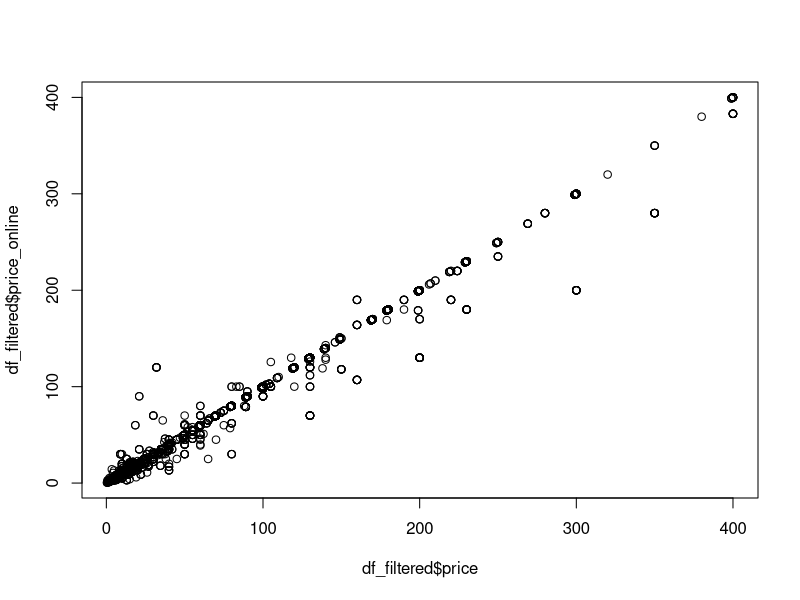
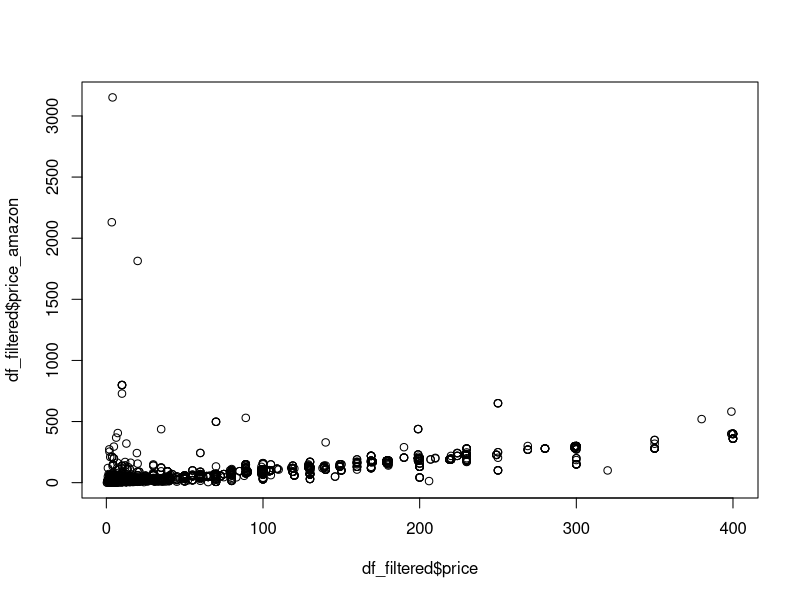
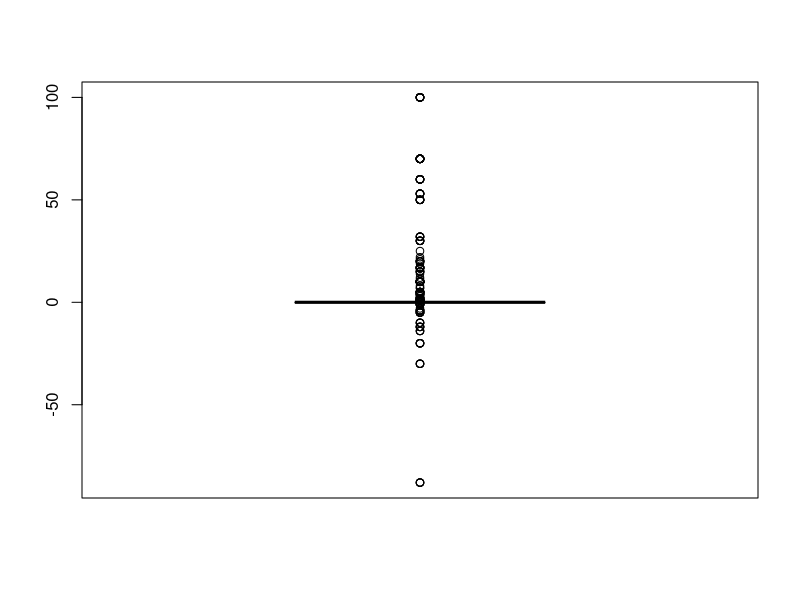
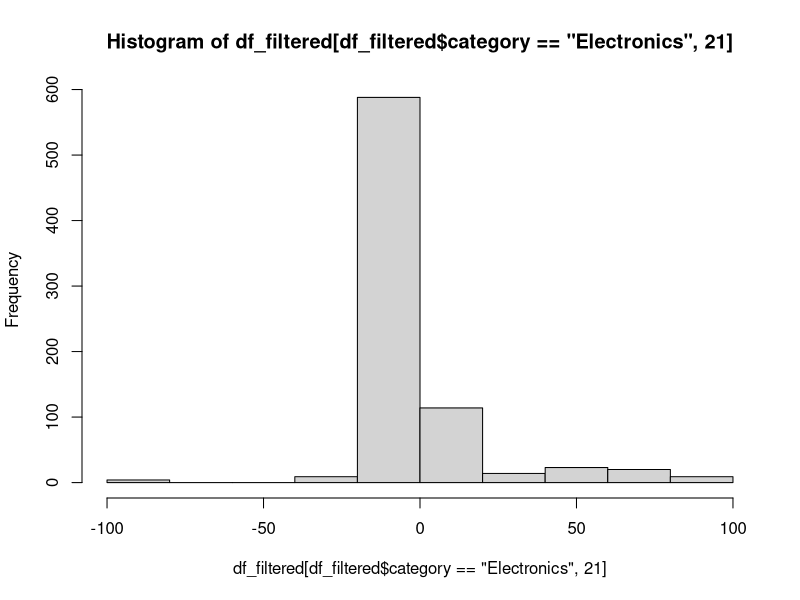
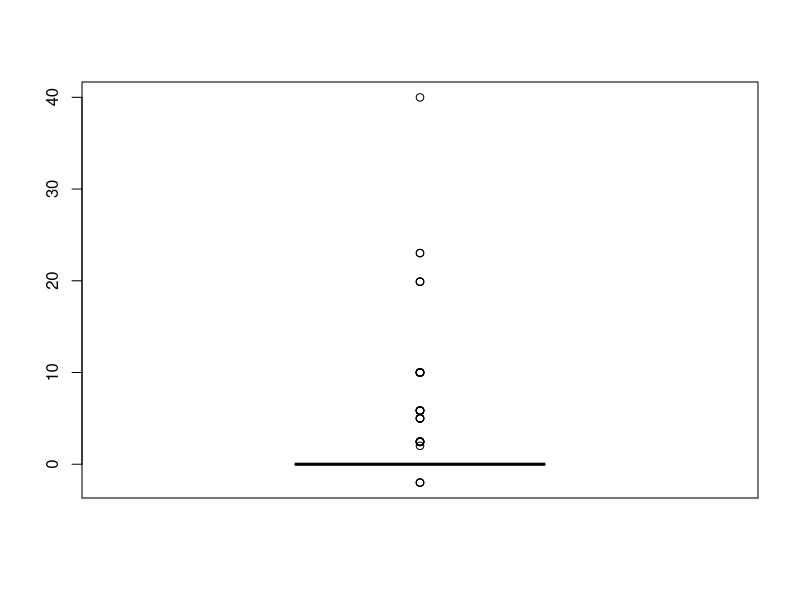
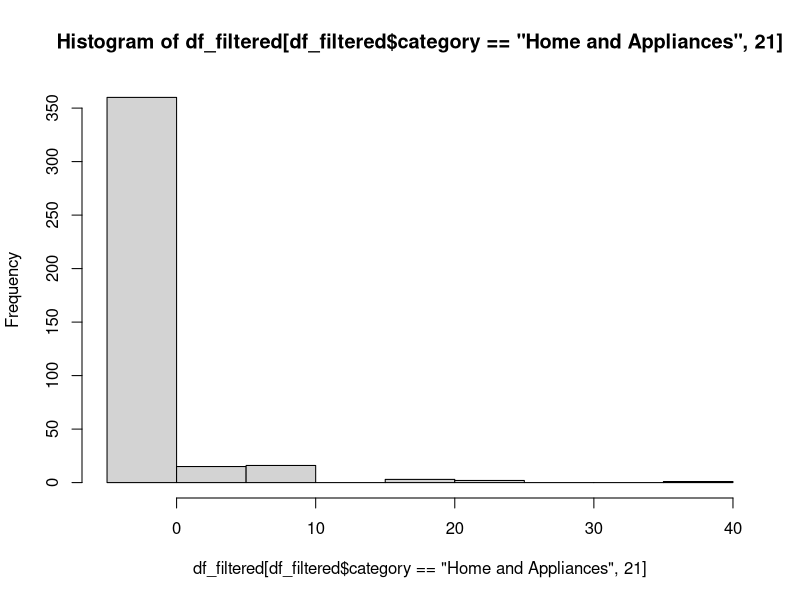
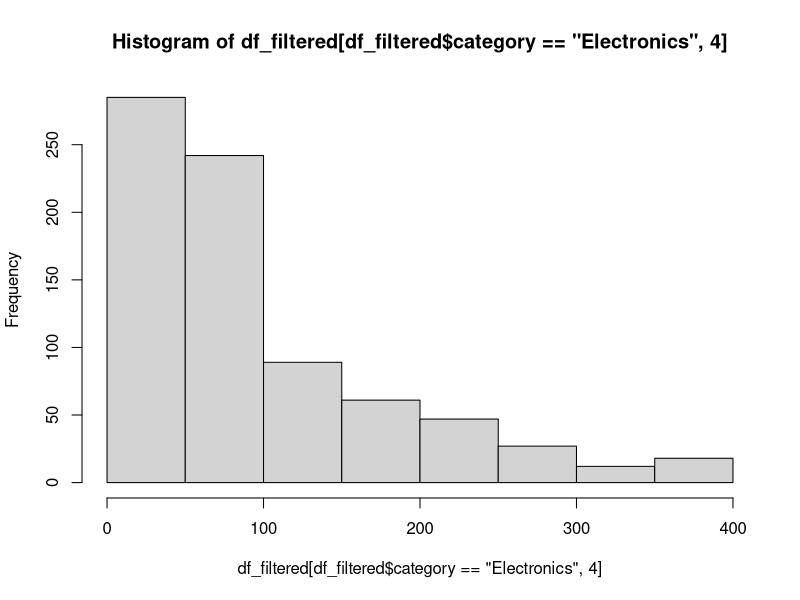
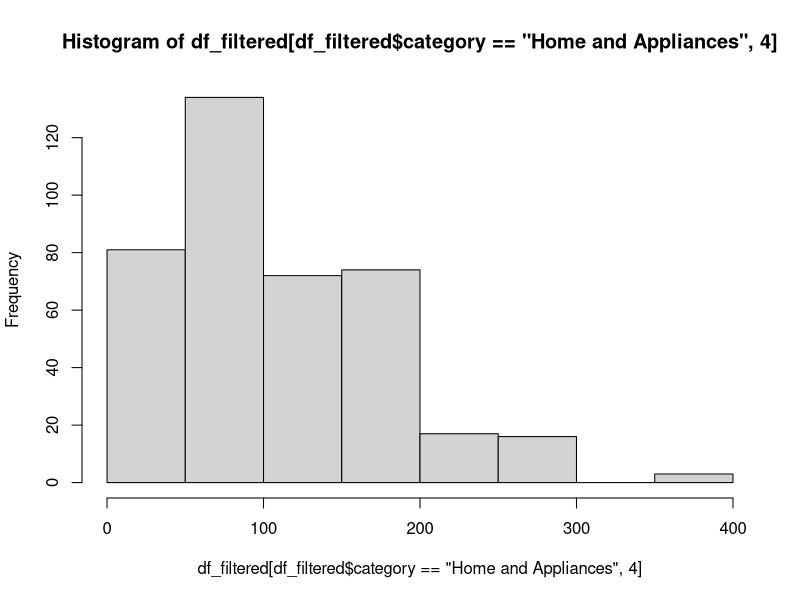

The R source for these figures, in order:
## GROUP: 11
## AUTHOR(S): Lilla Tagai, Monika Mira Szamohval, Tamas Koncz

## note: all results, and answers to the questions are included here (no separate pdf attached),
## for the sake of clarity. (Our intention was to create an R markdown file, however for some reason
## it did not work on multiple devices, apologies for that, next time we'll hopefully do better)

## about user notes - some lines are commented out with a single '#'
## as it is not needed for solving the exercise, 
## just used for checking results or data understanding


### Question 1.
## Q: Use the amazon_compare.csv file and choose a city to analyze. (Load it into Stata or R)
getwd()
## A: 
df <- read.csv('amazon_compare.csv', header = TRUE)

#head(df)
# str(df)
# names(df)

### Question 2.
## Q: Drop observations where price or price online or both are missing. 

# summary(df$price) ## 0 NA values
# summary(df$price_online) ## 1310 NA values
# nrow(df) ##3992 rows in total
# nrow(df[is.na(df$price_online) == FALSE, ]) ## 2682 rows in total where online price is not missing

## A: creating a new df where NOT both variables are missing
df_filtered <- df[!(is.na(df$price_online) | is.na(df$price)), ] 
# nrow(df_filtered) ## checking results ## numbers of rows are 2682 in the new dataset

## Q: Drop observations that are larger than the 99-percentile.
df_filtered <- df_filtered[df_filtered$price <= quantile(df_filtered$price, .99), ]
df_filtered <- df_filtered[df_filtered$price_online <= quantile(df_filtered$price_online, .99), ]

## Q: How do you call these observations? 
## A: Outliers

## Q: Make an argument on why should we keep them in the sample. 
## A: Generally, in absence of data quality issues, every observation in the sample carries added value.
## This means that disregarding them from the analysis might be misleading, as we are not considering valid data.
## Most cases, withour proper understanding (more on this in the next answer) of outliers, they should not 
## be removed.

## Q: Make another argument on why should we drop them.
## A: Easiest explanation is that they could carry data issues, and might not be valid observations.
## But let's consider another reason: there might be a reason of them being outliers, which are not
## captured in our variables, and we might be fine with that. A silly example could be the following:
## consider we want to build a model to explain house prices in our neighbourhood. There is one outlier, 
## where the price is double per sqr meter compared to other examples. With understanding our data, we
## get to know that that house was owned by a celebrity. If we want to model general house prices, we
## obviously know that celebrities are rare in the area, hence this one example might not be descriptive
## for others, and we could decide that we rather have a simpler model disregarding this attribute, than 
## trying to model this special circumstance.


### Question 3.
## Q: Create a random number generator from a distribution of your own choice setting the seed equal
## to your group number. Call this variable id_rand. 

## A: set seed to 11
set.seed(11)

## A: std normal distribution, mu = 0, sigma = 1, 10000 runs
id_rand <- rnorm(10000, 0, 1)
?rnorm

## Q: Sort the variable and select the first 1000 observation in your dataset

## A: ranked from highest to lowest, only picking the first 1000 numbers
sort(id_rand, decreasing = TRUE)[1:1000]

### Question 4.
## Q: Make summary statistics (mean, standard deviations, quartiles, percentiles) of the variables price
## and online price. 

## A: mean
mean(df_filtered$price)
mean(df_filtered$price_online)

## A: standard deviation
sd(df_filtered$price)
sd(df_filtered$price_online)

## A: quartiles
quantile(df_filtered$price, c(0, .25, .50, .75, 1))
quantile(df_filtered$price_online, c(0, .25, .50, .75, 1))

## A: percentiles
pct <- seq(from = 0, to = 1, by = 0.01)
quantile(df_filtered$price, pct)
quantile(df_filtered$price_online, pct)

## Q: Are there any differences between these statistics?
## A: Mean is the average price per item. 
#Standard deviation is the amount of variation in the data values (ie the distance of the farthest data points) 
#in the data set. In this case: The SD for the variable “price” is significantly lower 
#than the SD for the variable “price_online”, meaning that the data points for “price” are much closer to it’s mean 
#(ie the dataset is much less spread).

#Quartiles are the three points that divide the data set into four equal groups, 
#each group comprising a quarter of the data.
#In this case: The range of the prices grows with each quartile, the 4th quartile having the largest range 
#(ie. the standard deviation of most expensive items is  the largest), the dataset is skewed to the right


#Percentile a measure indicating the value below which a given percentage of observations in a group of observations fall.
#In this dataset the same increasing trend that applies for percentiles as for quartiles, 
#with the dataset being skewed to the right and the last percentile highly deviating from the rest of the dataset.

### Question 5.

## Q: Create a variable two variables in your dataset: i) variance of the price variable, 
## A:
price_var <- sum( (df_filtered$price - mean(df_filtered$price)) ^ 2 ) / nrow(df_filtered)

## Q: and ii) it’s standard deviation (using the formula included in your Handout and Slides). 
## A:
price_std_dev <- price_var ^ .5

## Q: How do they compare to the variance and standard deviations you got using Built-in commands
## A:
price_var
var(df_filtered$price)

price_std_dev
sd(df_filtered$price)

# ?sd
# ?var

## A cont'd: They are slightly different, as R uses a denominator of n - 1 in its built-in 
## formulas, to create unbiased estimators (it assumes it runs on a sample of the population basically)

### Question 6.
## Q: Create a dummy (indicator) variable in case the price is greater than the online price.
## A: 
df_filtered$dummy1 <- df_filtered$price > df_filtered$price_online

summary(df_filtered$dummy1)

### Question 7.
## Q: Create a variable that is the difference between the price and online price. Call this variable diff_price. 
## A: 
df_filtered$diff_price <- df_filtered$price - df_filtered$price_online

## Q: Create a dummy variable taking value one if the diff_price is positive. 
## A:
df_filtered$dummy2 <- df_filtered$diff_price > 0

## Q: How does this variable compare to the one above?
## A: they are exactly the same, see below
summary(df_filtered$dummy1 == df_filtered$dummy2)

### Question 8.
## Q: How often do you observe a positive value for the diff_price? 

## A:
nrow(df_filtered[(df_filtered$diff_price > 0) , ])

## Q: How often do you observe no price difference between online and offline prices?
## A:
nrow(df_filtered[(df_filtered$diff_price == 0) , ])

### Question 9.
## Q: What is the probability of observing a positive price difference 
## if the good category is Electronics?

## A: we'll call this probability p1 -- answer is .23
## calculation: number of positives differences in Electronics vs all Electronics observations
p1 <- nrow(df_filtered[df_filtered$diff_price > 0 & 
                         df_filtered$category == 'Electronics' , ]) / 
  nrow(df_filtered[df_filtered$category == 'Electronics' , ])

#hist(df_filtered[df_filtered$category == 'Electronics' , 21])

p1

## Q: What is the probability of observing a zero price difference 
## for the category Home and Appliances?

## A: we'll call this probability p2 -- answer is .90
## calculation: number of 0 differences in H&A vs all H&A observations
p2 <- nrow(df_filtered[df_filtered$diff_price == 0 & 
                         df_filtered$category == 'Home and Appliances' , ]) / 
  nrow(df_filtered[df_filtered$category == 'Home and Appliances' , ])

#hist(df_filtered[df_filtered$category == 'Home and Appliances' , 21])

p2


### Question 10.
## Q: Create a scatterplot with price and online price
## A:
plot(df_filtered$price, df_filtered$price_online)

## Q: Interpret it. 
## A: Normally the two prices are the same (or very close), with a few outliers.

## Q: Create a scatterplot with price and amazon price. 
## A:
plot(df_filtered$price, df_filtered$price_amazon)

## Q: Interpret it. 
## A: Interestingly there seems to be more difference in prices than in the previous example.
## There are certain very high outliers (where amazon price is bigger) -- it's worth to note that
## in the beginning, we have not removed outliers based on the amazon price, which could
## be an explanation.

## Q: Do you see any between these two scatterplots? What are they telling
## us about the correlation between these variables?
## A: The first scatterplot is closer to expectations (not much difference) than the second.
## We should expect high correlation in the first case, and somewhat lower for the second.
## (actual correlations calculated below for reference)

cor(df_filtered$price, df_filtered$price_online)
cor(df_filtered$price, df_filtered$price_amazon)

### Question 11.
## Q: Make box plots and histograms for the price difference over the 
## categories Electronics and Pharmacy and Health. 
boxplot(df_filtered[df_filtered$category == 'Electronics', 21])
hist(df_filtered[df_filtered$category == 'Electronics', 21])
boxplot(df_filtered[df_filtered$category == 'Home and Appliances', 21])
hist(df_filtered[df_filtered$category == 'Home and Appliances', 21])

## Q: What can you tell us about variation in this variable? 
## A: We can see that most of the items are zero, with a few outliers (as expected).
## Also, seems like that there are bigger and more outliers for Electronics, however
## this can be explained by the difference in the distribution of the price
## variable in general:
hist(df_filtered[df_filtered$category == 'Electronics', 4])
hist(df_filtered[df_filtered$category == 'Home and Appliances', 4])

## Q: In which plot, histogram or boxplot, is easier to see the quartiles of the distribution?
## A: In the boxplot, as it shows the actual quartiles (top and bottom of the box). The histogram
## does give a great overview of the distributions, but does not show specific descriptives (median, quartiles, etc.) explicitly.
